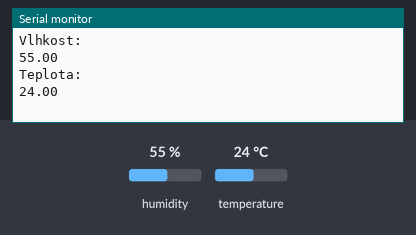
Bench run of a sketch on a simulated Arduino Uno, built with avr-gcc and run on an emulated ATmega328P. Shown: the last lines printed to the serial monitor. The inputs (shaded band) are chosen by the test bench; at power-on: humidity 55 %, temperature 24 °C.

Above: at 2.2 s.
2.3 s: humidity set to 22 %
At 4.5 s:
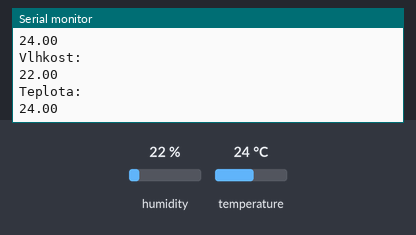
4.6 s: temperature set to 12 °C
At 6.7 s:
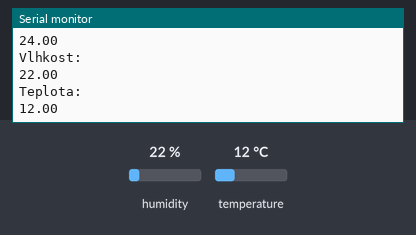
6.9 s: humidity set to 40 %
At 8.5 s:
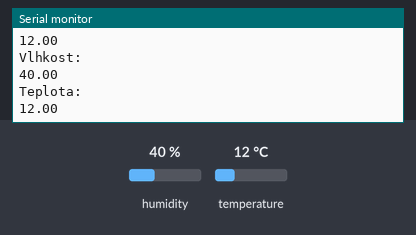
Timing chart, 0 to 10.0 s (numbered marks = the images above; inputs shaded):
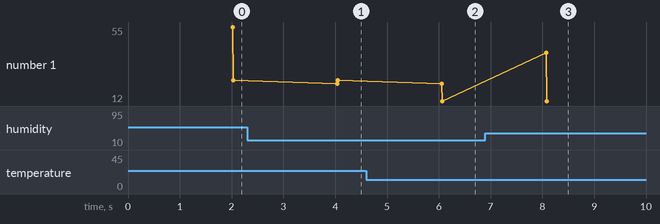

The sketch:

sht21_tester.ino
```cpp
#include <Wire.h>
#include "SparkFun_Si7021_Breakout_Library.h" //Kniznica pre SHT21 senzor

Weather sensor; //instancia pre senzor

void setup() { //cast setupu prebieha iba raz
  Serial.begin(115200); //pocet znakov/s v serial monitore - UART
  delay(10); //vyckaj na inicializaciu
  sensor.begin();
 delay(1000);
}


void loop() {
  delay(1000);
  Serial.println("Vlhkost: ");
  float vlhkost = sensor.getRH();
  Serial.println(vlhkost);
  float teplotadnu = sensor.getTemp();
  Serial.println("Teplota: ");
  Serial.println(teplotadnu);
  delay(1000);
}
```

Measured:
- after the input at 2.3 s, the serial monitor: prints a new line after 1.7 s (image 1)
- after the input at 4.6 s, the serial monitor: prints a new line after 1.5 s (image 2)
- after the input at 6.9 s, the serial monitor: prints a new line after 1.2 s (image 3)
- plotted number 1: 24 → 12 after the input at 4.6 s
